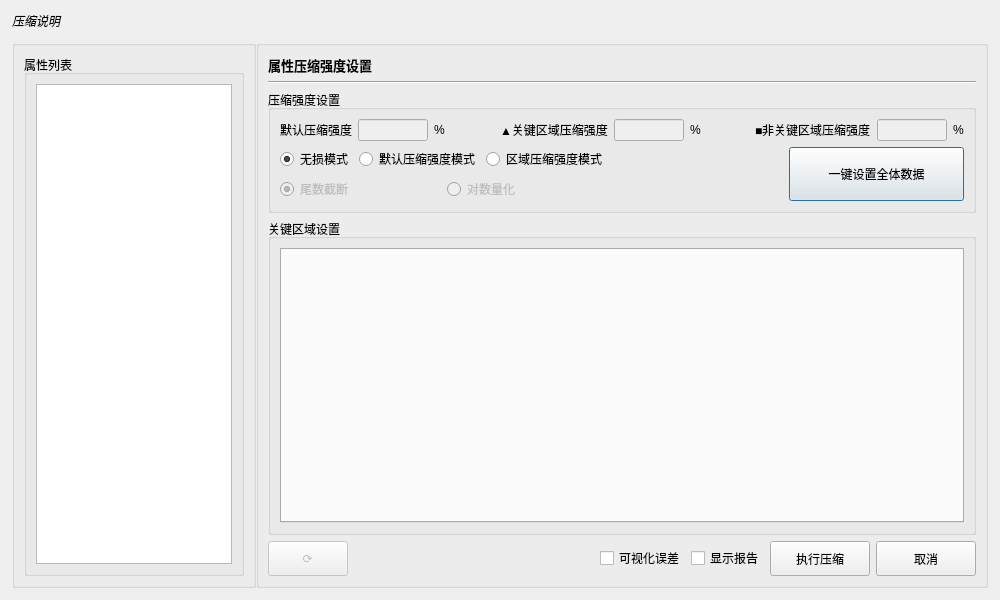
<?xml version="1.0" encoding="UTF-8"?>
<ui version="4.0">
 <class>MeshCodecDialog</class>
 <widget class="QDialog" name="MeshCodecDialog">
  <property name="geometry">
   <rect>
    <x>0</x>
    <y>0</y>
    <width>1000</width>
    <height>600</height>
   </rect>
  </property>
  <property name="windowTitle">
   <string>压缩</string>
  </property>
  <layout class="QVBoxLayout" name="verticalLayout_main">
   <property name="spacing">
    <number>10</number>
   </property>
   <property name="leftMargin">
    <number>12</number>
   </property>
   <property name="topMargin">
    <number>12</number>
   </property>
   <property name="rightMargin">
    <number>12</number>
   </property>
   <property name="bottomMargin">
    <number>12</number>
   </property>
   <item>
    <widget class="QLabel" name="lbIntro">
     <property name="sizePolicy">
      <sizepolicy hsizetype="Preferred" vsizetype="Fixed">
       <horstretch>0</horstretch>
       <verstretch>0</verstretch>
      </sizepolicy>
     </property>
     <property name="font">
      <font>
       <italic>true</italic>
      </font>
     </property>
     <property name="text">
      <string>压缩说明</string>
     </property>
     <property name="margin">
      <number>5</number>
     </property>
    </widget>
   </item>
   <item>
    <layout class="QHBoxLayout" name="horizontalLayout">
     <property name="spacing">
      <number>0</number>
     </property>
     <item>
      <widget class="QWidget" name="leftContainer" native="true">
       <property name="sizePolicy">
        <sizepolicy hsizetype="Preferred" vsizetype="Preferred">
         <horstretch>1</horstretch>
         <verstretch>0</verstretch>
        </sizepolicy>
       </property>
       <layout class="QVBoxLayout" name="verticalLayout_left">
        <property name="leftMargin">
         <number>0</number>
        </property>
        <property name="topMargin">
         <number>0</number>
        </property>
        <property name="rightMargin">
         <number>0</number>
        </property>
        <property name="bottomMargin">
         <number>0</number>
        </property>
        <item>
         <widget class="QGroupBox" name="leftPanel">
          <property name="sizePolicy">
           <sizepolicy hsizetype="Preferred" vsizetype="Preferred">
            <horstretch>0</horstretch>
            <verstretch>0</verstretch>
           </sizepolicy>
          </property>
          <property name="title">
           <string/>
          </property>
          <layout class="QVBoxLayout" name="verticalLayout">
           <item>
            <widget class="QGroupBox" name="attributeListGroup">
             <property name="sizePolicy">
              <sizepolicy hsizetype="Preferred" vsizetype="Expanding">
               <horstretch>0</horstretch>
               <verstretch>1</verstretch>
              </sizepolicy>
             </property>
             <property name="title">
              <string>属性列表</string>
             </property>
             <layout class="QVBoxLayout" name="verticalLayout_3">
              <item>
               <widget class="QListWidget" name="listAttributes"/>
              </item>
             </layout>
            </widget>
           </item>
          </layout>
         </widget>
        </item>
       </layout>
      </widget>
     </item>
     <item>
      <widget class="QWidget" name="rightContainer" native="true">
       <property name="sizePolicy">
        <sizepolicy hsizetype="Preferred" vsizetype="Preferred">
         <horstretch>3</horstretch>
         <verstretch>0</verstretch>
        </sizepolicy>
       </property>
       <layout class="QVBoxLayout" name="verticalLayout_right">
        <property name="leftMargin">
         <number>0</number>
        </property>
        <property name="topMargin">
         <number>0</number>
        </property>
        <property name="rightMargin">
         <number>0</number>
        </property>
        <property name="bottomMargin">
         <number>0</number>
        </property>
        <item>
         <widget class="QGroupBox" name="rightPanel">
          <property name="title">
           <string/>
          </property>
          <layout class="QVBoxLayout" name="verticalLayout_4">
           <item>
            <widget class="QLabel" name="lblAttributeTitle">
             <property name="font">
              <font>
               <pointsize>10</pointsize>
               <bold>true</bold>
              </font>
             </property>
             <property name="text">
              <string>属性压缩强度设置</string>
             </property>
            </widget>
           </item>
           <item>
            <widget class="QFrame" name="frame">
             <property name="frameShape">
              <enum>QFrame::HLine</enum>
             </property>
             <property name="frameShadow">
              <enum>QFrame::Sunken</enum>
             </property>
            </widget>
           </item>
           <item>
            <widget class="QGroupBox" name="kerrorSettingsGroup">
             <property name="title">
              <string>压缩强度设置</string>
             </property>
             <layout class="QVBoxLayout" name="verticalLayout_6">
              <item>
               <layout class="QHBoxLayout" name="horizontalLayout_3">
                <item>
                 <layout class="QHBoxLayout" name="horizontalLayout_default">
                  <item>
                   <widget class="QLabel" name="lblDefaultError">
                    <property name="text">
                     <string>默认压缩强度</string>
                    </property>
                   </widget>
                  </item>
                  <item>
                   <widget class="QLineEdit" name="txtDefaultError">
                    <property name="enabled">
                     <bool>false</bool>
                    </property>
                    <property name="maximumSize">
                     <size>
                      <width>70</width>
                      <height>16777215</height>
                     </size>
                    </property>
                   </widget>
                  </item>
                  <item>
                   <widget class="QLabel" name="lblPercent1">
                    <property name="text">
                     <string>%</string>
                    </property>
                   </widget>
                  </item>
                 </layout>
                </item>
                <item>
                 <spacer name="horizontalSpacer_5">
                  <property name="orientation">
                   <enum>Qt::Horizontal</enum>
                  </property>
                  <property name="sizeHint" stdset="0">
                   <size>
                    <width>40</width>
                    <height>20</height>
                   </size>
                  </property>
                 </spacer>
                </item>
                <item>
                 <layout class="QHBoxLayout" name="horizontalLayout_4">
                  <item>
                   <widget class="QLabel" name="lblKeyError">
                    <property name="text">
                     <string>▲关键区域压缩强度</string>
                    </property>
                   </widget>
                  </item>
                  <item>
                   <widget class="QLineEdit" name="txtKeyError">
                    <property name="enabled">
                     <bool>false</bool>
                    </property>
                    <property name="maximumSize">
                     <size>
                      <width>70</width>
                      <height>16777215</height>
                     </size>
                    </property>
                   </widget>
                  </item>
                  <item>
                   <widget class="QLabel" name="lblPercent2">
                    <property name="text">
                     <string>%</string>
                    </property>
                   </widget>
                  </item>
                 </layout>
                </item>
                <item>
                 <spacer name="horizontalSpacer">
                  <property name="orientation">
                   <enum>Qt::Horizontal</enum>
                  </property>
                  <property name="sizeHint" stdset="0">
                   <size>
                    <width>40</width>
                    <height>20</height>
                   </size>
                  </property>
                 </spacer>
                </item>
                <item>
                 <layout class="QHBoxLayout" name="horizontalLayout_5">
                  <item>
                   <widget class="QLabel" name="lblNonKeyError">
                    <property name="text">
                     <string>■非关键区域压缩强度</string>
                    </property>
                   </widget>
                  </item>
                  <item>
                   <widget class="QLineEdit" name="txtNonKeyError">
                    <property name="enabled">
                     <bool>false</bool>
                    </property>
                    <property name="maximumSize">
                     <size>
                      <width>70</width>
                      <height>16777215</height>
                     </size>
                    </property>
                   </widget>
                  </item>
                  <item>
                   <widget class="QLabel" name="lblPercent3">
                    <property name="text">
                     <string>%</string>
                    </property>
                   </widget>
                  </item>
                 </layout>
                </item>
               </layout>
              </item>
				 <item>
					 <layout class="QHBoxLayout" name="horizontalLayout_compress_mode">
						 <item>
							 <layout class="QVBoxLayout" name="verticalLayout_2">
								 <item>
									 <layout class="QHBoxLayout" name="horizontalLayout_left_radio">
										 <item>
											 <widget class="QRadioButton" name="radioLossless">
												 <property name="text">
													 <string>无损模式</string>
												 </property>
												 <property name="checked">
													 <bool>true</bool>
												 </property>
												 <attribute name="buttonGroup">
													 <string notr="true">buttonGroupLeft</string>
												 </attribute>
											 </widget>
										 </item>
										 <item>
											 <widget class="QRadioButton" name="radioDefaultErrorBound">
												 <property name="text">
													 <string>默认压缩强度模式</string>
												 </property>
												 <attribute name="buttonGroup">
													 <string notr="true">buttonGroupLeft</string>
												 </attribute>
											 </widget>
										 </item>
										 <item>
											 <widget class="QRadioButton" name="radioKeyErrorBound">
												 <property name="text">
													 <string>区域压缩强度模式</string>
												 </property>
												 <attribute name="buttonGroup">
													 <string notr="true">buttonGroupLeft</string>
												 </attribute>
											 </widget>
										 </item>
									 </layout>
								 </item>
								 <item>
									 <layout class="QHBoxLayout" name="horizontalLayout_right_radio">
										 <item>
											 <widget class="QRadioButton" name="radioMantissaTruncation">
												 <property name="enabled">
													 <bool>false</bool>
												 </property>
												 <property name="text">
													 <string>尾数截断</string>
												 </property>
												 <property name="checked">
													 <bool>true</bool>
												 </property>
												 <attribute name="buttonGroup">
													 <string notr="true">buttonGroupRight</string>
												 </attribute>
											 </widget>
										 </item>
										 <item>
											 <widget class="QRadioButton" name="radioLogQuantization">
												 <property name="enabled">
													 <bool>false</bool>
												 </property>
												 <property name="text">
													 <string>对数量化</string>
												 </property>
												 <attribute name="buttonGroup">
													 <string notr="true">buttonGroupRight</string>
												 </attribute>
											 </widget>
										 </item>
									 </layout>
								 </item>
							 </layout>
						 </item>
						 <item>
							 <spacer name="horizontalSpacer_6">
								 <property name="orientation">
									 <enum>Qt::Horizontal</enum>
								 </property>
								 <property name="sizeHint" stdset="0">
									 <size>
										 <width>40</width>
										 <height>20</height>
									 </size>
								 </property>
							 </spacer>
						 </item>
						 <item>
							 <widget class="QPushButton" name="btnSetGlobalCompressMode">
								 <property name="sizePolicy">
									 <sizepolicy hsizetype="Expanding" vsizetype="Expanding">
										 <horstretch>0</horstretch>
										 <verstretch>0</verstretch>
									 </sizepolicy>
								 </property>
								 <property name="text">
									 <string>一键设置全体数据</string>
								 </property>
							 </widget>
						 </item>
					 </layout>
				 </item>
             </layout>
            </widget>
           </item>
           <item>
            <widget class="QGroupBox" name="dataDistGroup">
             <property name="sizePolicy">
              <sizepolicy hsizetype="Preferred" vsizetype="Expanding">
               <horstretch>0</horstretch>
               <verstretch>1</verstretch>
              </sizepolicy>
             </property>
             <property name="title">
              <string>关键区域设置</string>
             </property>
             <layout class="QVBoxLayout" name="verticalLayout_5">
              <item>
               <widget class="QTabWidget" name="tabDataDist">
                <property name="sizePolicy">
                 <sizepolicy hsizetype="Expanding" vsizetype="Expanding">
                  <horstretch>0</horstretch>
                  <verstretch>1</verstretch>
                 </sizepolicy>
                </property>
               </widget>
              </item>
             </layout>
            </widget>
           </item>
           <item>
            <layout class="QHBoxLayout" name="horizontalLayout_8">
             <item>
              <widget class="QPushButton" name="btnRefreshDataDist">
               <property name="enabled">
                <bool>false</bool>
               </property>
               <property name="minimumSize">
                <size>
                 <width>40</width>
                 <height>35</height>
                </size>
               </property>
               <property name="text">
                <string>⟳</string>
               </property>
              </widget>
             </item>
             <item>
              <spacer name="horizontalSpacer_4">
               <property name="orientation">
                <enum>Qt::Horizontal</enum>
               </property>
               <property name="sizeHint" stdset="0">
                <size>
                 <width>40</width>
                 <height>20</height>
                </size>
               </property>
              </spacer>
             </item>
             <item>
              <widget class="QCheckBox" name="cbVisualizeError">
               <property name="text">
                <string>可视化误差</string>
               </property>
              </widget>
             </item>
             <item>
              <widget class="QCheckBox" name="cbShowReport">
               <property name="text">
                <string>显示报告</string>
               </property>
              </widget>
             </item>
             <item>
              <widget class="QPushButton" name="btnStartCompress">
               <property name="minimumSize">
                <size>
                 <width>100</width>
                 <height>35</height>
                </size>
               </property>
               <property name="text">
                <string>执行压缩</string>
               </property>
              </widget>
             </item>
             <item>
              <widget class="QPushButton" name="btnCancel">
               <property name="minimumSize">
                <size>
                 <width>100</width>
                 <height>35</height>
                </size>
               </property>
               <property name="text">
                <string>取消</string>
               </property>
              </widget>
             </item>
            </layout>
           </item>
          </layout>
         </widget>
        </item>
       </layout>
      </widget>
     </item>
    </layout>
   </item>
  </layout>
 </widget>
 <resources/>
 <connections/>
 <buttongroups>
  <buttongroup name="buttonGroupLeft"/>
  <buttongroup name="buttonGroupRight"/>
 </buttongroups>
</ui>
